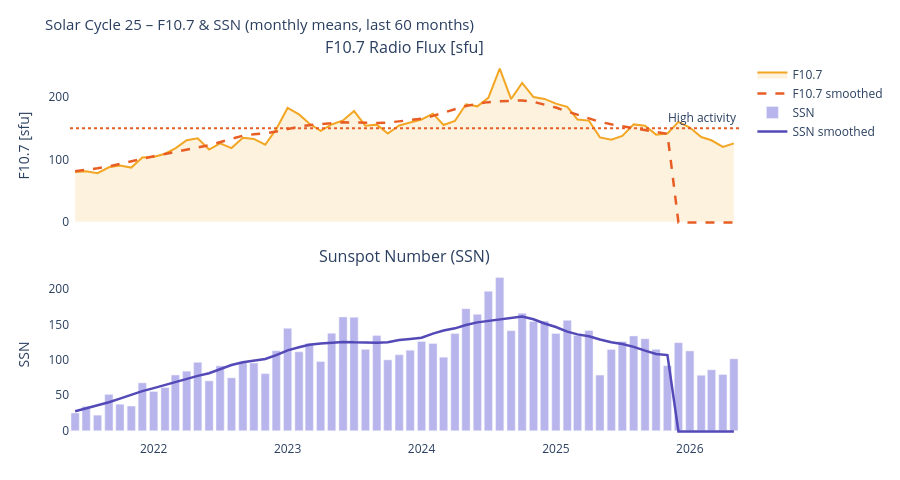

Notebook cell for this chart:
### Markdown cell above
---
## 4. Solar Cycle – F10.7 & Sunspot Number

### Code cell
if df_f107 is not None:
    fig = make_subplots(rows=2, cols=1, shared_xaxes=True,
                        subplot_titles=['F10.7 Radio Flux [sfu]', 'Sunspot Number (SSN)'],
                        vertical_spacing=0.1)

    fig.add_trace(go.Scatter(x=df_f107['time'], y=df_f107['f10.7'],
                             line=dict(color='#F2A623', width=2), name='F10.7',
                             fill='tozeroy', fillcolor='rgba(242,166,35,0.15)'), row=1, col=1)
    if 'smoothed_f10.7' in df_f107.columns:
        fig.add_trace(go.Scatter(x=df_f107['time'], y=df_f107['smoothed_f10.7'],
                                 line=dict(color='#E85D24', width=2.5, dash='dash'),
                                 name='F10.7 smoothed'), row=1, col=1)

    if 'ssn' in df_f107.columns:
        fig.add_trace(go.Bar(x=df_f107['time'], y=df_f107['ssn'],
                             marker_color='#7F77DD', opacity=0.55, name='SSN'), row=2, col=1)
    if 'smoothed_ssn' in df_f107.columns:
        fig.add_trace(go.Scatter(x=df_f107['time'], y=df_f107['smoothed_ssn'],
                                 line=dict(color='#534AB7', width=2.5), name='SSN smoothed'), row=2, col=1)

    fig.add_hline(y=150, line_dash='dot', line_color='#E85D24',
                  annotation_text='High activity', row=1, col=1)
    fig.update_yaxes(title_text='F10.7 [sfu]', row=1, col=1)
    fig.update_yaxes(title_text='SSN', row=2, col=1)
    fig.update_layout(
        title=dict(text='Solar Cycle 25 – F10.7 & SSN (monthly means, last 60 months)', font=dict(size=15)),
        height=480, plot_bgcolor='rgba(0,0,0,0)', paper_bgcolor='rgba(0,0,0,0)',
        margin=dict(l=70, r=30, t=60, b=40)
    )
    fig.show()
